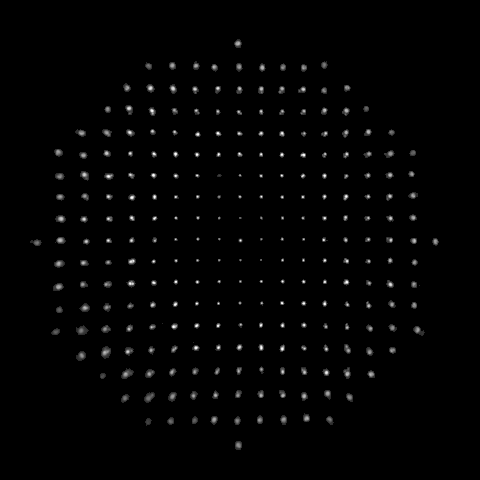
#> input picture 29-10-Conic-Surface/images/ConicaExp.tif, 480 x 480 px
$ jupyter execute imgprocessing.ipynb
#> lines starting #> are read from the running program, lines starting #| are printed output that depends on the picture; after the words box and inside, x2 and y2 are one past the last pixel; in counts of white or black regions, pixels touching at a corner belong together
[cell 1]
import cv2 as cv
import numpy as np
import matplotlib.pyplot as plt
import os
import scipy.ndimage as ndi
from sklearn.cluster import KMeans

[cell 2]
root = os.getcwd()
print(root)
# img_path = os.path.join(root, "/23-10-images/Lctorica01.tif")
img_gray = cv.imread("./../images/ConicaExp.tif", cv.IMREAD_GRAYSCALE)
#> img_gray is the input picture: shape (480, 480); min 0, max 255, mean 3.3

[cell 3]
plt.figure(figsize=(10,10))
plt.imshow(img_gray, cmap="gray")

[cell 4]
threshold_value = 50

expected_spots = 253
number_of_columns = 19

output_filename = './../data/29-10-conica-centroids.txt'

# --- 2. Load the Image ---
root = os.getcwd()
img_path = os.path.join(root, "./../images/ConicaExp.tif")
img_gray = cv.imread(img_path, cv.IMREAD_GRAYSCALE)

if img_gray is None:
    print(f"Error: Could not load image '{img_path}'.")
else:
    print(f"Successfully loaded image '{img_path}' with shape {img_gray.shape}")
#| Successfully loaded image '29-10-Conic-Surface/codefiles/./../images/ConicaExp.tif' with shape (480, 480)

    # --- 3. Isolate the Spots (Get Binary Mask) ---
    ret, binary_mask = cv.threshold(img_gray, threshold_value, 255, cv.THRESH_BINARY)
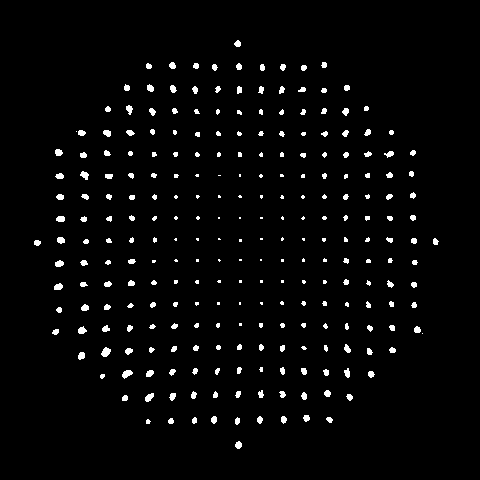
#> binary_mask: shape (480, 480); 2.8% white; 255 white regions (82 under 20 px), largest, box (x1, y1, x2, y2) and area: (101, 347, 111, 357) 67, (122, 370, 133, 379) 62, (145, 393, 154, 402) 54
#> ret = 50
    print(f"Created binary mask with threshold={threshold_value}.")

    # --- 4. Find and Label All Spots (with Stats) ---
    num_labels, labels_matrix, stats, centroids = cv.connectedComponentsWithStats(binary_mask)
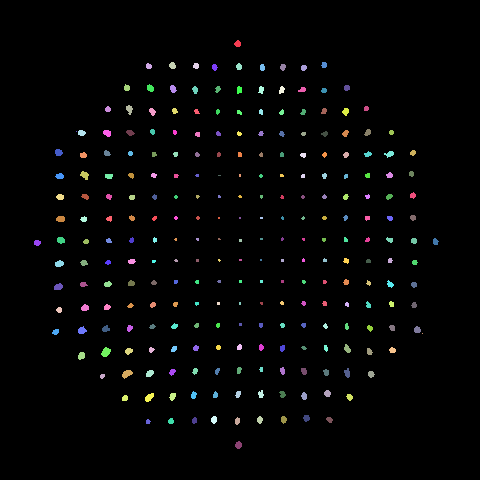
#> labels_matrix: shape (480, 480) int32; 256 distinct labels, from 0 to 255; one colour per label, 0 black
#> num_labels = 256; stats = 256 rows, first 6: [0, 0, 480, 480, 224062], [234, 40, 7, 7, 36], [146, 63, 6, 6, 29], [169, 62, 7, 7, 38], [193, 63, 6, 6, 30], [236, 63, 6, 7, 33]; centroids = 256 pairs, first value 36.85 to 435.1, second value 43.31 to 444.6

    plt.imshow(labels_matrix)
    plt.colorbar()

    print(stats[2, :])
#| [146  63   6   6  29]

    # Get the size (area) of all blobs, skipping the background (label 0)
    all_blob_sizes = stats[1:, cv.CC_STAT_AREA]
#> all_blob_sizes = 255 values, max 67 at index 213, min 1 at index 36, mean 24.85
    # Here, it orders from the biggest to the smallest one
    all_blob_sizes_sorted = sorted(all_blob_sizes, reverse=True)
#> all_blob_sizes_sorted = 255 values, max 67 at index 0, min 1 at index 253, mean 24.85

    print(f"Found {len(all_blob_sizes_sorted)} total blobs (including noise).")
#| Found 255 total blobs (including noise).

    # --- 5. AUTOMATICALLY Find the 'min_spot_size' ---
    # (This is the "diagnostic" code, now integrated)

    if len(all_blob_sizes_sorted) < expected_spots:
        print("\n*** ERROR: Found fewer than {expected_spots} spots. ***")
        print("*** Try lowering the 'threshold_value' (e.g., to 50 or 40) and run again. ***")
    else:
        # This is the size of your smallest "real" spot
        size_of_last_spot = all_blob_sizes_sorted[expected_spots - 1] # Index 252 is the 253rd item
#> size_of_last_spot = 3

        # This is the size of the largest "noise" blob
        size_of_first_noise = all_blob_sizes_sorted[expected_spots]   # Index 253 is the 254th item
#> size_of_first_noise = 1

        # We automatically set the minimum size to be halfway between them
        min_spot_size = (size_of_last_spot + size_of_first_noise) / 2
#> min_spot_size = 2

        print(f"\nSmallest real spot (Blob #{expected_spots}) has {size_of_last_spot} pixels.")
#| Smallest real spot (Blob #253) has 3 pixels.
        print(f"Largest noise blob (Blob #{expected_spots + 1}) has {size_of_first_noise} pixels.")
#| Largest noise blob (Blob #254) has 1 pixels.
        print(f"--- Automatically setting min_spot_size to: {int(min_spot_size)} ---")
#| --- Automatically setting min_spot_size to: 2 ---

        # --- 6. Filter out Noise ---
        valid_indices = []
        for label_id in range(1, num_labels): # Loop from 1 (skip background 0)
            if stats[label_id, cv.CC_STAT_AREA] > min_spot_size:
                valid_indices.append(label_id)
#> after the loop, valid_indices = 253 values from 1 to 255

        print(f"Kept {len(valid_indices)} spots after filtering.")
#| Kept 253 spots after filtering.

        # --- 7. Calculate Precise Intensity-Weighted Centroids ---
        precise_centroids_yx = ndi.center_of_mass(img_gray, labels=labels_matrix, index=valid_indices)
#> precise_centroids_yx = 253 pairs, first value 43.2 to 444.7, second value 36.71 to 435.1
        print(f"Calculated {len(precise_centroids_yx)} precise sub-pixel centroids.")
#| Calculated 253 precise sub-pixel centroids.

        # --- 8. Organize Centroids with Clustering ---
        centroids_xy = [(coord[1], coord[0]) for coord in precise_centroids_yx]
#> centroids_xy = 253 pairs, first value 36.71 to 435.1, second value 43.2 to 444.7

        # Prepare data for clustering
        x_coords = np.array([c[0] for c in centroids_xy]).reshape(-1, 1)
#> x_coords = 253 values, max 435.1 at index 134, min 36.71 at index 135, mean 238.1

        # Check if we have enough points to cluster
        if len(x_coords) < number_of_columns:
            print(f"\n*** ERROR: Not enough spots ({len(x_coords)}) to create {number_of_columns} columns. ***")
            print("*** Your 'min_spot_size' might be too high or 'threshold_value' is wrong. ***")
        else:
            # Initialize and run KMeans to group spots into columns
            kmeans = KMeans(n_clusters=number_of_columns, n_init=10, random_state=0)
            column_labels = kmeans.fit_predict(x_coords)
#> column_labels = 253 values, max 18 at index 134, min 0 at index 3, mean 8.31

            # Get the X-coordinate of each cluster center
            cluster_centers = kmeans.cluster_centers_.flatten()

            # Get the sorted order of the clusters
            cluster_sort_order = np.argsort(cluster_centers)

            # Create a map: {original_cluster_id: sorted_column_label}
            cluster_map = {original_id: sorted_id for sorted_id, original_id in enumerate(cluster_sort_order)}

            # Create a new list we can sort properly
            sortable_list = []
            for i in range(len(centroids_xy)):
                spot_xy = centroids_xy[i]
                original_cluster_id = column_labels[i]
                sorted_column_label = cluster_map[original_cluster_id]
                y_coord = spot_xy[1]
                sort_key = (sorted_column_label, y_coord)
                sortable_list.append( (sort_key, spot_xy) )
#> this loop made 253 passes
#> (spot_xy, original_cluster_id, sorted_column_label, y_coord) on passes 1 to 3: ((237.4, 43.2), 10, 9, 43.2), ((148.3, 65.65), 5, 5, 65.65), ((172, 65.12), 9, 6, 65.12)
#> after the loop, sortable_list = 253 items

            # Sort the list based on the key (column, then y)
            sorted_list_of_tuples = sorted(sortable_list, key=lambda item: item[0])
#> sorted_list_of_tuples = 253 items

            # Extract just the (x, y) coordinates, now in the perfect order
            sorted_centroids = [item[1] for item in sorted_list_of_tuples]
#> sorted_centroids has the same summary as centroids_xy

            print("Sorted all centroids correctly using column clustering.")

            # --- 9. Save to File ---
            with open(output_filename, 'w') as f:
                for i, (x_coord, y_coord) in enumerate(sorted_centroids):
                    label = i + 1
                    # Save in the format: label X_float Y_float
                    f.write(f"{label} {x_coord:.8f} {y_coord:.8f}\n")
#> this loop made 253 passes
#> (x_coord, y_coord) on passes 1 to 3: (36.71, 242.4), (58.04, 152), (59.34, 175.8)

            print(f"Successfully saved {len(sorted_centroids)} precise, sorted centroids to {output_filename}")
#| Successfully saved 253 precise, sorted centroids to ./../data/29-10-conica-centroids.txt
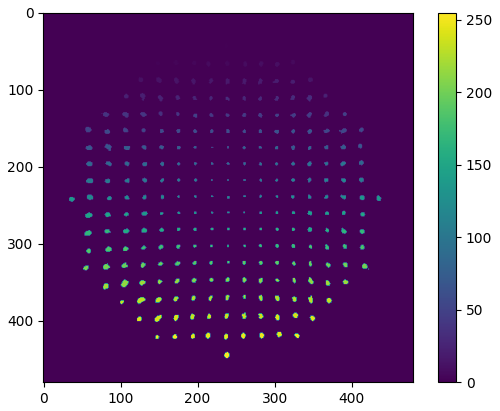
#> figure drawn by matplotlib, 2 panels

$ run again, with 29-10-Conic-Surface/images/RefExp.tif copied over 29-10-Conic-Surface/images/ConicaExp.tif
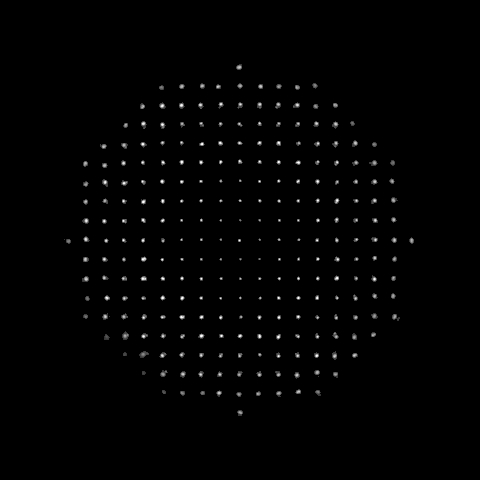
#> input picture 29-10-Conic-Surface/images/RefExp.tif, 480 x 480 px
#> img_gray is the input picture: shape (480, 480); min 0, max 255, mean 2.4
#| Successfully loaded image '29-10-Conic-Surface/codefiles/./../images/ConicaExp.tif' with shape (480, 480)
#> `ret, binary_mask = cv.threshold(img_gray, threshold_value, 255, cv.THR..`:
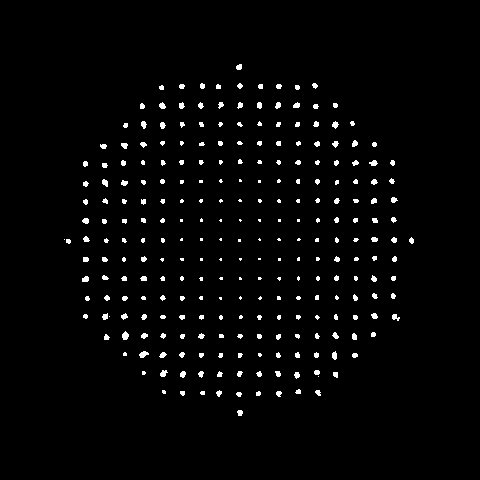
#> binary_mask: shape (480, 480); 2.3% white; 256 white regions (102 under 20 px), largest, box (x1, y1, x2, y2) and area: (122, 331, 129, 340) 45, (139, 351, 149, 358) 45, (160, 370, 168, 377) 38
#> ret = 50
#> labels_matrix: shape (480, 480) int32; 257 distinct labels, from 0 to 256
#> num_labels = 257; stats = 257 rows, first 6: [0, 0, 480, 480, 225090], [236, 64, 6, 6, 30], [200, 83, 5, 6, 25], [237, 83, 6, 6, 24], [312, 83, 6, 6, 24], [159, 85, 5, 5, 21]; centroids = 257 pairs, first value 64 to 411.1, second value 66.63 to 412.4
#| [200  83   5   6  25]
#> all_blob_sizes = 256 values, max 45 at index 206, min 1 at index 122, mean 20.74
#> all_blob_sizes_sorted = 256 values, max 45 at index 0, min 1 at index 253, mean 20.74
#| Found 256 total blobs (including noise).
#> size_of_last_spot = 6
#> size_of_first_noise = 1
#> min_spot_size = 3.5
#| Smallest real spot (Blob #253) has 6 pixels.
#| Largest noise blob (Blob #254) has 1 pixels.
#| --- Automatically setting min_spot_size to: 3 ---
#> after the loop `for label_id in range(1, num_labels):`: valid_indices = 253 values from 1 to 256
#| Kept 253 spots after filtering.
#> precise_centroids_yx = 253 pairs, first value 66.73 to 412.3, second value 67.99 to 411.2
#| Calculated 253 precise sub-pixel centroids.
#> centroids_xy = 253 pairs, first value 67.99 to 411.2, second value 66.73 to 412.3
#> x_coords = 253 values, max 411.2 at index 121, min 67.99 at index 122, mean 239.5
#> column_labels = 253 values, max 18 at index 122, min 0 at index 26, mean 8.05
#> the loop `for i in range(len(centroids_xy)):` made 253 passes
#> (spot_xy, original_cluster_id, sorted_column_label, y_coord) on passes 1 to 3: ((238.7, 66.73), 10, 9, 66.73), ((201.9, 85.55), 2, 7, 85.55), ((239.6, 85.47), 10, 9, 85.47)
#> after the loop `for i in range(len(centroids_xy)):`: sortable_list = 253 items
#> sorted_centroids has the same summary as centroids_xy
#> the loop `for i, (x_coord, y_coord) in enumerate(sorted_centroids):` made 253 passes
#> (x_coord, y_coord) on passes 1 to 3: (67.99, 240.8), (84.94, 163.3), (85.3, 183.6)
#| Successfully saved 253 precise, sorted centroids to ./../data/29-10-conica-centroids.txt
#> `[cell 4] threshold_value = 50  expected_spots = 253 number_of_columns ..`:
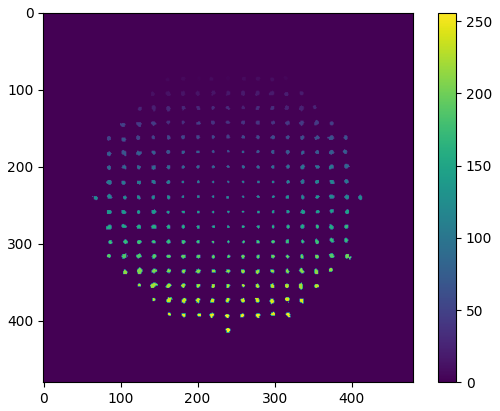
#> figure drawn by matplotlib, 2 panels

$ run again, with 29-10-Conic-Surface/images/TeoricaRef.tif copied over 29-10-Conic-Surface/images/ConicaExp.tif
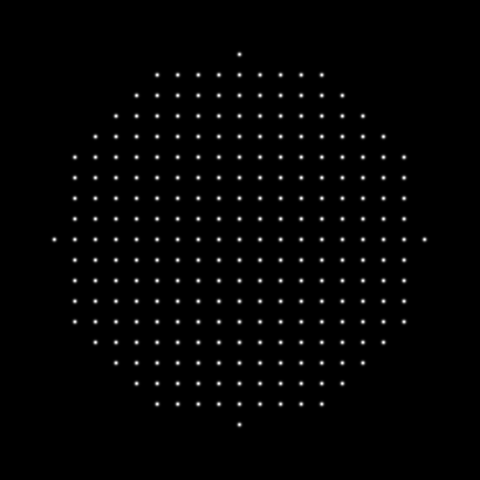
#> input picture 29-10-Conic-Surface/images/TeoricaRef.tif, 480 x 480 px
#> img_gray is the input picture: shape (480, 480); min 0, max 255, mean 3.5
#| Successfully loaded image '29-10-Conic-Surface/codefiles/./../images/ConicaExp.tif' with shape (480, 480)
#> `ret, binary_mask = cv.threshold(img_gray, threshold_value, 255, cv.THR..`:
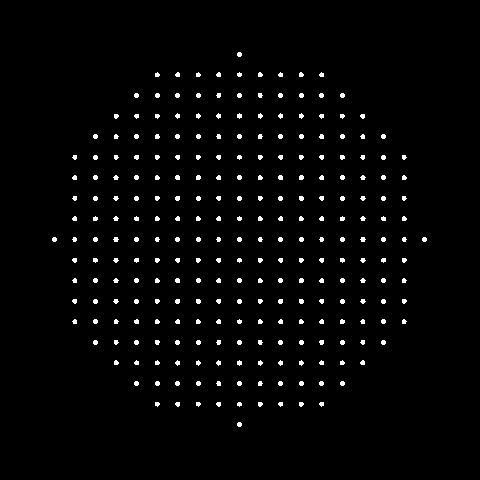
#> binary_mask: shape (480, 480); 2.2% white; 253 white regions (44 under 20 px), largest, box (x1, y1, x2, y2) and area: (237, 113, 242, 119) 22, (175, 175, 180, 180) 22, (196, 175, 201, 180) 22
#> ret = 50
#> `num_labels, labels_matrix, stats, centroids = cv.connectedComponentsWi..`:
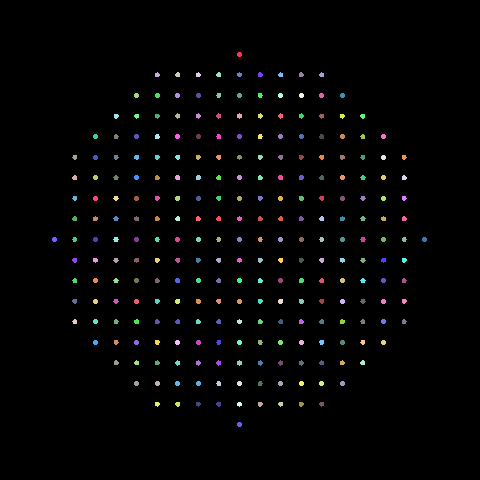
#> labels_matrix: shape (480, 480) int32; 254 distinct labels, from 0 to 253; one colour per label, 0 black
#> num_labels = 254; stats = 254 rows, first 6: [0, 0, 480, 480, 225267], [237, 52, 5, 5, 21], [155, 72, 5, 5, 19], [175, 72, 5, 5, 20], [196, 72, 5, 5, 19], [216, 72, 5, 5, 20]; centroids = 254 pairs, first value 54 to 424, second value 54 to 424
#| [155  72   5   5  19]
#> all_blob_sizes = 253 values, max 22 at index 24, min 19 at index 1, mean 20.29
#> all_blob_sizes_sorted = 253 values, max 22 at index 0, min 19 at index 209, mean 20.29
#| Found 253 total blobs (including noise).
#> size_of_last_spot = 19
